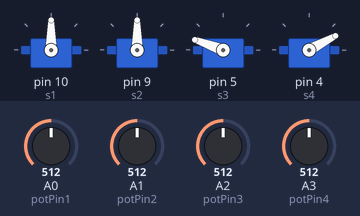
The sketch below on a simulated Arduino Uno, built with avr-gcc and run on an emulated ATmega328P. On the bench: 4 × servo. The inputs (shaded band) are chosen by the test bench; at power-on: A0 (potPin1) = 512, A1 (potPin2) = 512, A2 (potPin3) = 512, A3 (potPin4) = 512.

Above: at 1.2 s.
1.3 s: A0 (potPin1) set to 716
At 2.1 s:
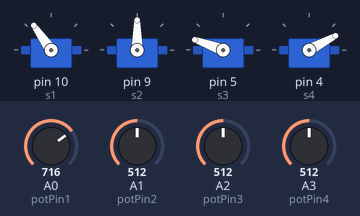
2.8 s: A1 (potPin2) set to 716
At 3.6 s:
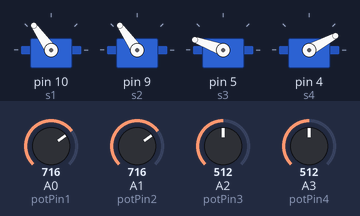
4.3 s: A2 (potPin3) set to 306
At 5.5 s:
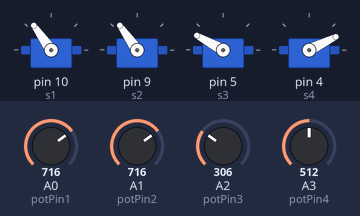
5.8 s: A0 (potPin1) set to 992
At 7.0 s:
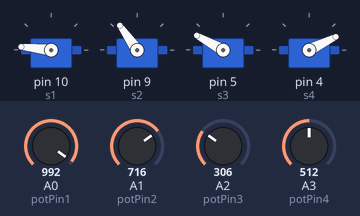
7.3 s: A1 (potPin2) set to 992
At 8.2 s:
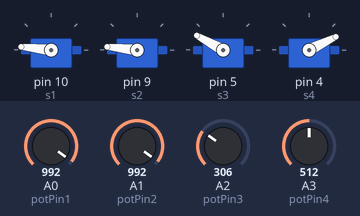
8.8 s: A2 (potPin3) set to 716
At 9.7 s:
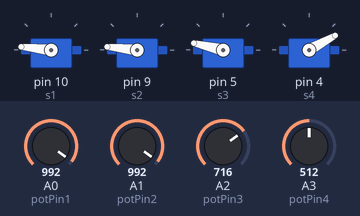
Timing chart, 0 to 11.3 s (numbered marks = the images above; inputs shaded):
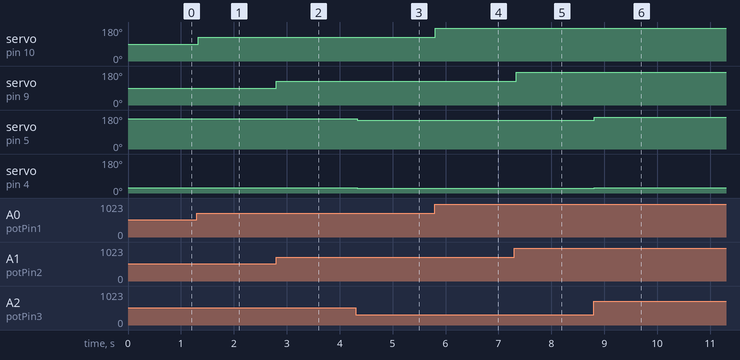

Measured:
- after the input at 1.3 s, servo on pin 10 (s1): 90° → 125° at once
- after the input at 2.8 s, servo on pin 9 (s2): 90° → 125° at once
- after the input at 4.3 s, servo on pin 5 (s3): 160° → 151° at once; servo on pin 4 (s4): 28° → 26° at once
- after the input at 5.8 s, servo on pin 10 (s1): 125° → 174° at once
- after the input at 7.3 s, servo on pin 9 (s2): 125° → 174° at once
- after the input at 8.8 s, servo on pin 5 (s3): 151° → 167° at once; servo on pin 4 (s4): 26° → 29° at once

The sketch:

potentiometer_servo_control.ino
```cpp
/**
 * Name: meArm potentiometer servo control
 * Purpose: enable potentiometer servo control for meArm robot.
 *
 * @author Diego Romeo
 * @version 1.0 14/04/2022
 */

#include <Servo.h>

Servo s1;
Servo s2;
Servo s3;
Servo s4;

int potPin1 = 0;
int potPin2 = 1;
int potPin3 = 2;
int potPin4 = 3;

int angle1;
int angle2;
int angle3;
int angle4;

void setup() {
  s1.attach(10);
  s2.attach(9);
  s3.attach(5);
  s4.attach(4);
}

void loop() {
  angle1 = analogRead(potPin1);
  angle1 = map(angle1, 0, 1023, 0, 180);

  angle2 = analogRead(potPin2);
  angle2 = map(angle2, 0, 1023, 0, 180);

  angle3 = analogRead(potPin3);
  angle3 = map(angle3, 0, 1023, 140, 180);

  angle4 = analogRead(potPin4);
  angle4 = map(angle3, 0, 1023, 0, 180);

  s1.write(angle1);
  s2.write(angle2);
  s3.write(angle3);
  s4.write(angle4);

  delay(50);
}
```
